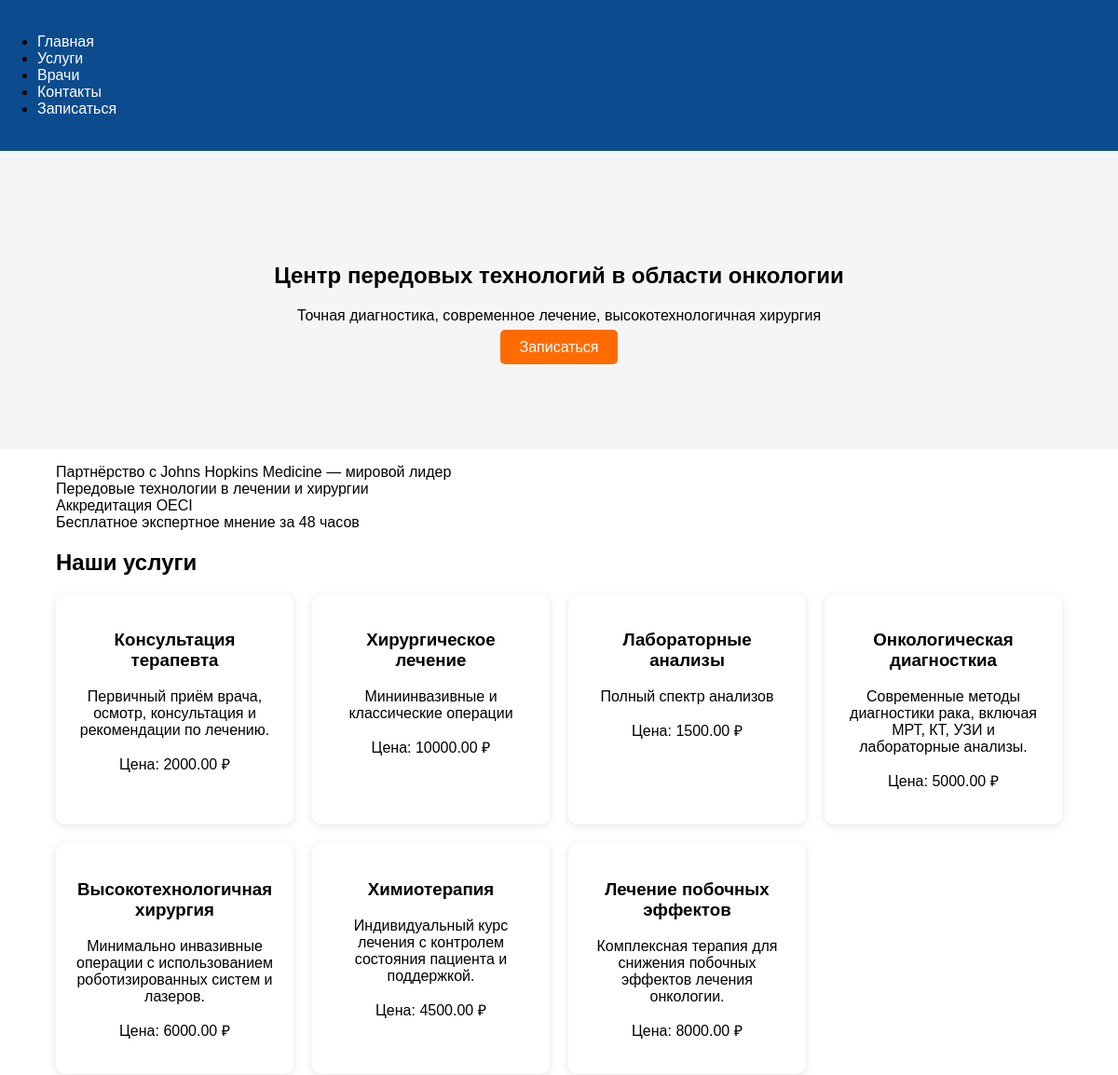
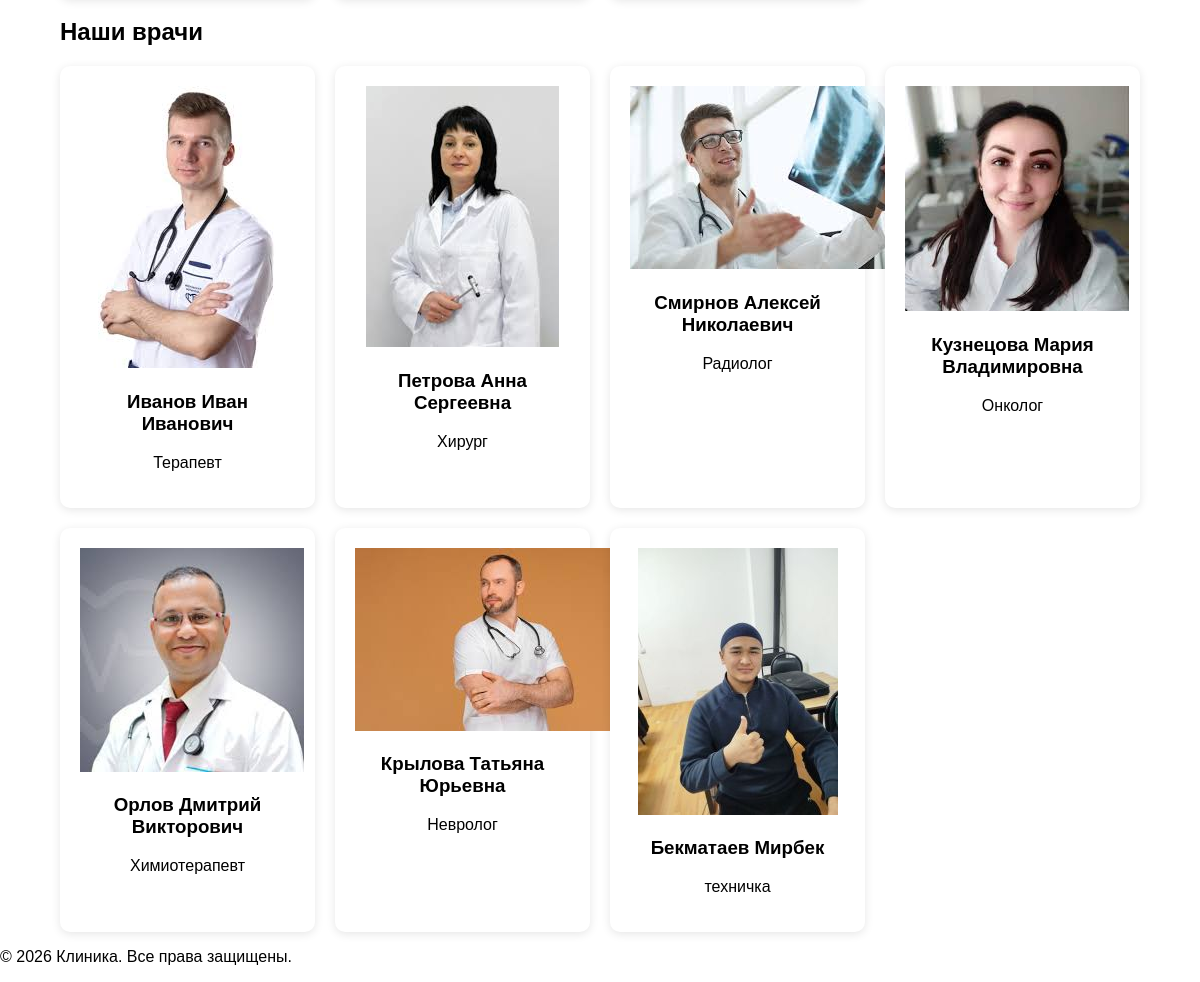
The page / on the database its author committed (2 pictures, top to bottom).
### main/models.py (models this page shows, shortened)
class Service(models.Model):
    title = models.CharField("Название услуги", max_length=100)
    description = models.TextField("Описание")
    price = models.DecimalField("Цена", max_digits=8, decimal_places=2)

class Doctor(models.Model):
    name = models.CharField("Имя", max_length=100)
    specialty = models.CharField("Специализация", max_length=100)
    email = models.EmailField("Электронная почта", default='example@example.com')
    photo = models.ImageField("Фото", upload_to='doctors/')

### main/views.py (the view)
# urls.py: path('', views.home, name='home'),
def home(request):
    services = Service.objects.all()
    doctors = Doctor.objects.all()
    reviews = Review.objects.all()
    return render(request, 'main/home.html', {
        'services': services,
        'doctors': doctors,
        'reviews': reviews
    })

### main/templates/main/home.html (shortened to what this page needs)
{% extends 'main/base.html' %}
{% load static %}
{% block content %}
<section class="hero">
    <div class="container">
        <h1>Центр передовых технологий в области онкологии</h1>
        <p>Точная диагностика, современное лечение, высокотехнологичная хирургия</p>
        <a href="{% url 'appointment' %}" class="btn btn-primary">Записаться</a>
    </div>
</section>
<section class="advantages">
    <div class="container">
        <ul>
            <li>Партнёрство с Johns Hopkins Medicine — мировой лидер</li>
            <li>Передовые технологии в лечении и хирургии</li>
            <li>Аккредитация OECI</li>
            <li>Бесплатное экспертное мнение за 48 часов</li>
        </ul>
    </div>
</section>
<section class="services">
    <div class="container">
        <h2>Наши услуги</h2>
        <div class="services-grid">
            {% for service in services %}
            <div class="service-card">
                <h3>{{ service.title }}</h3>
                <p>{{ service.description }}</p>
                <p>Цена: {{ service.price }} ₽</p>
            </div>
            {% empty %}
            <p>Услуги пока не добавлены.</p>
            {% endfor %}
        </div>
    </div>
</section>
<section class="doctors">
    <div class="container">
        <h2>Наши врачи</h2>
        <div class="doctors-grid">
            {% for doctor in doctors %}
            <div class="doctor-card">
                {% if doctor.photo %}
                <img src="{{ doctor.photo.url }}" alt="{{ doctor.name }}">
                {% else %}
                <img src="{% static 'main/images/default-doctor.jpg' %}" alt="{{ doctor.name }}">
                {% endif %}
                <h3>{{ doctor.name }}</h3>
                <p>{{ doctor.specialty }}</p>
            </div>
            {% empty %}
            <p>Врачи пока не добавлены.</p>
            {% endfor %}
        </div>
    </div>
</section>
{% endblock %}

### main/templates/main/base.html (shortened to what this page needs)
{% load static %}
<!DOCTYPE html>
<html lang="ru">
<head>
    {% load static %}
    <link rel="stylesheet" href="{% static 'main/css/style.css' %}">
</head>
<body>
    <header>
        <nav>
            <ul>
                <li><a href="{% url 'home' %}">Главная</a></li>
                <li><a href="{% url 'services' %}">Услуги</a></li>
                <li><a href="{% url 'doctors' %}">Врачи</a></li>
                <li><a href="{% url 'contacts' %}">Контакты</a></li>
                <li><a href="{% url 'appointment' %}">Записаться</a></li>
            </ul>
        </nav>
    </header>
    {% block content %}{% endblock %}
    <footer>
        <p>© 2026 Клиника. Все права защищены.</p>
    </footer>
</body>
</html>

### main/static/main/css/style.css (style rules this page uses)
body { font-family: 'Arial', sans-serif; margin:0; padding:0; }
.container { width: 90%; max-width:1200px; margin:0 auto; }
header { background:#0c4b8e; padding:20px 0; }
header nav a { color:white; margin-right:20px; text-decoration:none; }
.btn, .btn-primary { background:#ff6b00; color:white; padding:10px 20px; text-decoration:none; border-radius:5px; }
.hero { padding:100px 0; text-align:center; background:#f5f5f5; }
.advantages ul { list-style:none; padding:0; }
.services-grid, .doctors-grid { display:grid; grid-template-columns:repeat(auto-fit,minmax(250px,1fr)); gap:20px; }
.service-card, .doctor-card { background:white; padding:20px; border-radius:10px; box-shadow:0 2px 10px rgba(0,0,0,0.1); text-align:center; }

### rows shown on the page
Service: title "Консультация терапевта", description "Первичный приём врача, осмотр, консультация и рекомендации по лечению.", price "2000.00"
Service: title "Хирургическое лечение", description "Миниинвазивные и классические операции", price "10000.00"
Service: title "Лабораторные анализы", description "Полный спектр анализов", price "1500.00"
Service: title "Онкологическая диагносткиа", description "Современные методы диагностики рака, включая МРТ, КТ, УЗИ и лабораторные анализы.", price "5000.00"
Service: title "Высокотехнологичная хирургия", description "Минимально инвазивные операции с использованием роботизированных систем и лазеров.", price "6000.00"
Service: title "Химиотерапия", description "Индивидуальный курс лечения с контролем состояния пациента и поддержкой.", price "4500.00"
Service: title "Лечение побочных эффектов", description "Комплексная терапия для снижения побочных эффектов лечения онкологии.", price "8000.00"
Doctor: photo (picture), name "Иванов Иван Иванович", specialty "Терапевт"
Doctor: photo (picture), name "Петрова Анна Сергеевна", specialty "Хирург"
Doctor: photo (picture), name "Смирнов Алексей Николаевич", specialty "Радиолог"
Doctor: photo (picture), name "Кузнецова Мария Владимировна", specialty "Онколог"
Doctor: photo (picture), name "Орлов Дмитрий Викторович", specialty "Химиотерапевт"
Doctor: photo (picture), name "Крылова Татьяна Юрьевна", specialty "Невролог"
Doctor: photo (picture), name "Бекматаев Мирбек", specialty "техничка"
